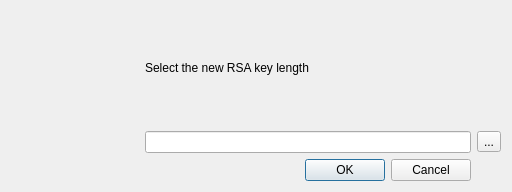
<?xml version="1.0" encoding="UTF-8"?>
<ui version="4.0">
 <class>GetRsaDialogImport</class>
 <widget class="QDialog" name="GetRsaDialogImport">
  <property name="geometry">
   <rect>
    <x>0</x>
    <y>0</y>
    <width>512</width>
    <height>192</height>
   </rect>
  </property>
  <property name="windowTitle">
   <string>Import key</string>
  </property>
  <property name="windowIcon">
   <iconset theme="preferences-desktop-cryptography">
    <normaloff/>
   </iconset>
  </property>
  <layout class="QGridLayout" name="gridLayout">
   <item row="0" column="0" rowspan="2">
    <widget class="QLabel" name="icon">
     <property name="minimumSize">
      <size>
       <width>128</width>
       <height>128</height>
      </size>
     </property>
     <property name="maximumSize">
      <size>
       <width>128</width>
       <height>128</height>
      </size>
     </property>
    </widget>
   </item>
   <item row="0" column="1">
    <widget class="QLabel" name="label_2">
     <property name="minimumSize">
      <size>
       <width>0</width>
       <height>0</height>
      </size>
     </property>
     <property name="frameShape">
      <enum>QFrame::NoFrame</enum>
     </property>
     <property name="text">
      <string>Select the new RSA key length</string>
     </property>
     <property name="wordWrap">
      <bool>true</bool>
     </property>
    </widget>
   </item>
   <item row="1" column="1">
    <widget class="QLineEdit" name="lineEdit"/>
   </item>
   <item row="1" column="2">
    <widget class="QToolButton" name="toolButton">
     <property name="text">
      <string>...</string>
     </property>
    </widget>
   </item>
   <item row="2" column="0" colspan="2">
    <widget class="QDialogButtonBox" name="buttonBox">
     <property name="orientation">
      <enum>Qt::Horizontal</enum>
     </property>
     <property name="standardButtons">
      <set>QDialogButtonBox::Cancel|QDialogButtonBox::Ok</set>
     </property>
    </widget>
   </item>
  </layout>
 </widget>
 <resources/>
 <connections>
  <connection>
   <sender>buttonBox</sender>
   <signal>accepted()</signal>
   <receiver>GetRsaDialogImport</receiver>
   <slot>accept()</slot>
   <hints>
    <hint type="sourcelabel">
     <x>252</x>
     <y>160</y>
    </hint>
    <hint type="destinationlabel">
     <x>157</x>
     <y>164</y>
    </hint>
   </hints>
  </connection>
  <connection>
   <sender>buttonBox</sender>
   <signal>rejected()</signal>
   <receiver>GetRsaDialogImport</receiver>
   <slot>reject()</slot>
   <hints>
    <hint type="sourcelabel">
     <x>320</x>
     <y>160</y>
    </hint>
    <hint type="destinationlabel">
     <x>286</x>
     <y>164</y>
    </hint>
   </hints>
  </connection>
 </connections>
</ui>
